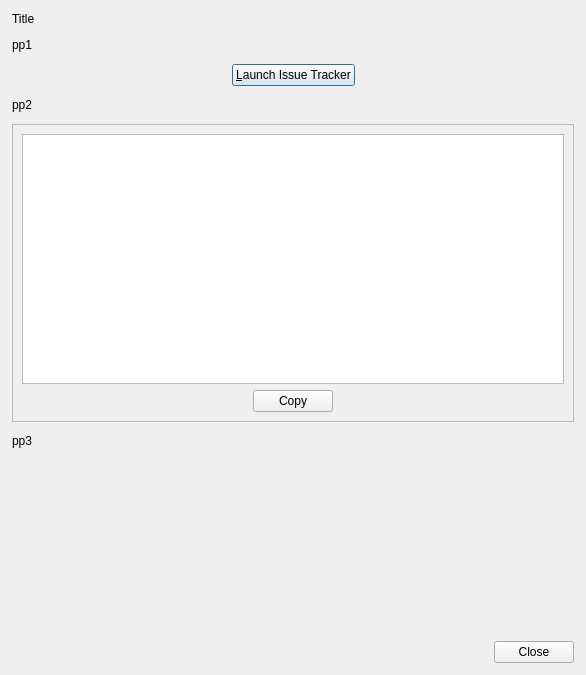
<?xml version="1.0" encoding="UTF-8"?>
<ui version="4.0">
 <class>ReportBugDialog</class>
 <widget class="QDialog" name="ReportBugDialog">
  <property name="geometry">
   <rect>
    <x>0</x>
    <y>0</y>
    <width>586</width>
    <height>675</height>
   </rect>
  </property>
  <property name="sizePolicy">
   <sizepolicy hsizetype="Fixed" vsizetype="Fixed">
    <horstretch>0</horstretch>
    <verstretch>0</verstretch>
   </sizepolicy>
  </property>
  <property name="minimumSize">
   <size>
    <width>575</width>
    <height>675</height>
   </size>
  </property>
  <property name="windowTitle">
   <string>gLabels - Report a Bug</string>
  </property>
  <layout class="QVBoxLayout" name="verticalLayout_2">
   <property name="spacing">
    <number>12</number>
   </property>
   <property name="leftMargin">
    <number>12</number>
   </property>
   <property name="topMargin">
    <number>12</number>
   </property>
   <property name="rightMargin">
    <number>12</number>
   </property>
   <property name="bottomMargin">
    <number>12</number>
   </property>
   <item>
    <widget class="QLabel" name="titleLabel">
     <property name="text">
      <string notr="true">Title</string>
     </property>
    </widget>
   </item>
   <item>
    <widget class="QLabel" name="p1Label">
     <property name="text">
      <string notr="true">pp1</string>
     </property>
     <property name="wordWrap">
      <bool>true</bool>
     </property>
    </widget>
   </item>
   <item>
    <layout class="QHBoxLayout" name="horizontalLayout_2">
     <item>
      <spacer name="horizontalSpacer">
       <property name="orientation">
        <enum>Qt::Horizontal</enum>
       </property>
       <property name="sizeHint" stdset="0">
        <size>
         <width>40</width>
         <height>20</height>
        </size>
       </property>
      </spacer>
     </item>
     <item>
      <widget class="QPushButton" name="websiteButton">
       <property name="text">
        <string>&amp;Launch Issue Tracker</string>
       </property>
      </widget>
     </item>
     <item>
      <spacer name="horizontalSpacer_2">
       <property name="orientation">
        <enum>Qt::Horizontal</enum>
       </property>
       <property name="sizeHint" stdset="0">
        <size>
         <width>40</width>
         <height>20</height>
        </size>
       </property>
      </spacer>
     </item>
    </layout>
   </item>
   <item>
    <widget class="QLabel" name="p2Label">
     <property name="text">
      <string notr="true">pp2</string>
     </property>
     <property name="wordWrap">
      <bool>true</bool>
     </property>
    </widget>
   </item>
   <item>
    <widget class="QFrame" name="frame">
     <property name="frameShape">
      <enum>QFrame::StyledPanel</enum>
     </property>
     <property name="frameShadow">
      <enum>QFrame::Raised</enum>
     </property>
     <layout class="QVBoxLayout" name="verticalLayout">
      <item>
       <widget class="QTextEdit" name="infoText">
        <property name="minimumSize">
         <size>
          <width>400</width>
          <height>250</height>
         </size>
        </property>
        <property name="acceptRichText">
         <bool>false</bool>
        </property>
        <property name="textInteractionFlags">
         <set>Qt::NoTextInteraction</set>
        </property>
       </widget>
      </item>
      <item>
       <layout class="QHBoxLayout" name="horizontalLayout">
        <item>
         <spacer name="horizontalSpacer_3">
          <property name="orientation">
           <enum>Qt::Horizontal</enum>
          </property>
          <property name="sizeHint" stdset="0">
           <size>
            <width>40</width>
            <height>20</height>
           </size>
          </property>
         </spacer>
        </item>
        <item>
         <widget class="QPushButton" name="copyButton">
          <property name="text">
           <string>Copy</string>
          </property>
          <property name="icon">
           <iconset theme="glabels-edit-copy"/>
          </property>
          <property name="iconSize">
           <size>
            <width>24</width>
            <height>24</height>
           </size>
          </property>
          <property name="shortcut">
           <string>Ctrl+C</string>
          </property>
         </widget>
        </item>
        <item>
         <spacer name="horizontalSpacer_4">
          <property name="orientation">
           <enum>Qt::Horizontal</enum>
          </property>
          <property name="sizeHint" stdset="0">
           <size>
            <width>40</width>
            <height>20</height>
           </size>
          </property>
         </spacer>
        </item>
       </layout>
      </item>
     </layout>
    </widget>
   </item>
   <item>
    <widget class="QLabel" name="p3Label">
     <property name="text">
      <string notr="true">pp3</string>
     </property>
     <property name="wordWrap">
      <bool>true</bool>
     </property>
    </widget>
   </item>
   <item>
    <spacer name="verticalSpacer">
     <property name="orientation">
      <enum>Qt::Vertical</enum>
     </property>
     <property name="sizeHint" stdset="0">
      <size>
       <width>20</width>
       <height>118</height>
      </size>
     </property>
    </spacer>
   </item>
   <item>
    <widget class="QDialogButtonBox" name="buttonBox">
     <property name="orientation">
      <enum>Qt::Horizontal</enum>
     </property>
     <property name="standardButtons">
      <set>QDialogButtonBox::Close</set>
     </property>
    </widget>
   </item>
  </layout>
 </widget>
 <resources>
  <include location="../icons.qrc"/>
 </resources>
 <connections>
  <connection>
   <sender>buttonBox</sender>
   <signal>accepted()</signal>
   <receiver>ReportBugDialog</receiver>
   <slot>accept()</slot>
   <hints>
    <hint type="sourcelabel">
     <x>230</x>
     <y>649</y>
    </hint>
    <hint type="destinationlabel">
     <x>157</x>
     <y>274</y>
    </hint>
   </hints>
  </connection>
  <connection>
   <sender>buttonBox</sender>
   <signal>rejected()</signal>
   <receiver>ReportBugDialog</receiver>
   <slot>reject()</slot>
   <hints>
    <hint type="sourcelabel">
     <x>298</x>
     <y>655</y>
    </hint>
    <hint type="destinationlabel">
     <x>286</x>
     <y>274</y>
    </hint>
   </hints>
  </connection>
  <connection>
   <sender>websiteButton</sender>
   <signal>clicked()</signal>
   <receiver>ReportBugDialog</receiver>
   <slot>onWebsiteButtonClicked()</slot>
   <hints>
    <hint type="sourcelabel">
     <x>351</x>
     <y>94</y>
    </hint>
    <hint type="destinationlabel">
     <x>566</x>
     <y>103</y>
    </hint>
   </hints>
  </connection>
  <connection>
   <sender>copyButton</sender>
   <signal>clicked()</signal>
   <receiver>ReportBugDialog</receiver>
   <slot>onCopyButtonClicked()</slot>
   <hints>
    <hint type="sourcelabel">
     <x>330</x>
     <y>437</y>
    </hint>
    <hint type="destinationlabel">
     <x>514</x>
     <y>500</y>
    </hint>
   </hints>
  </connection>
 </connections>
 <slots>
  <slot>onWebsiteButtonClicked()</slot>
  <slot>onCopyButtonClicked()</slot>
 </slots>
</ui>
